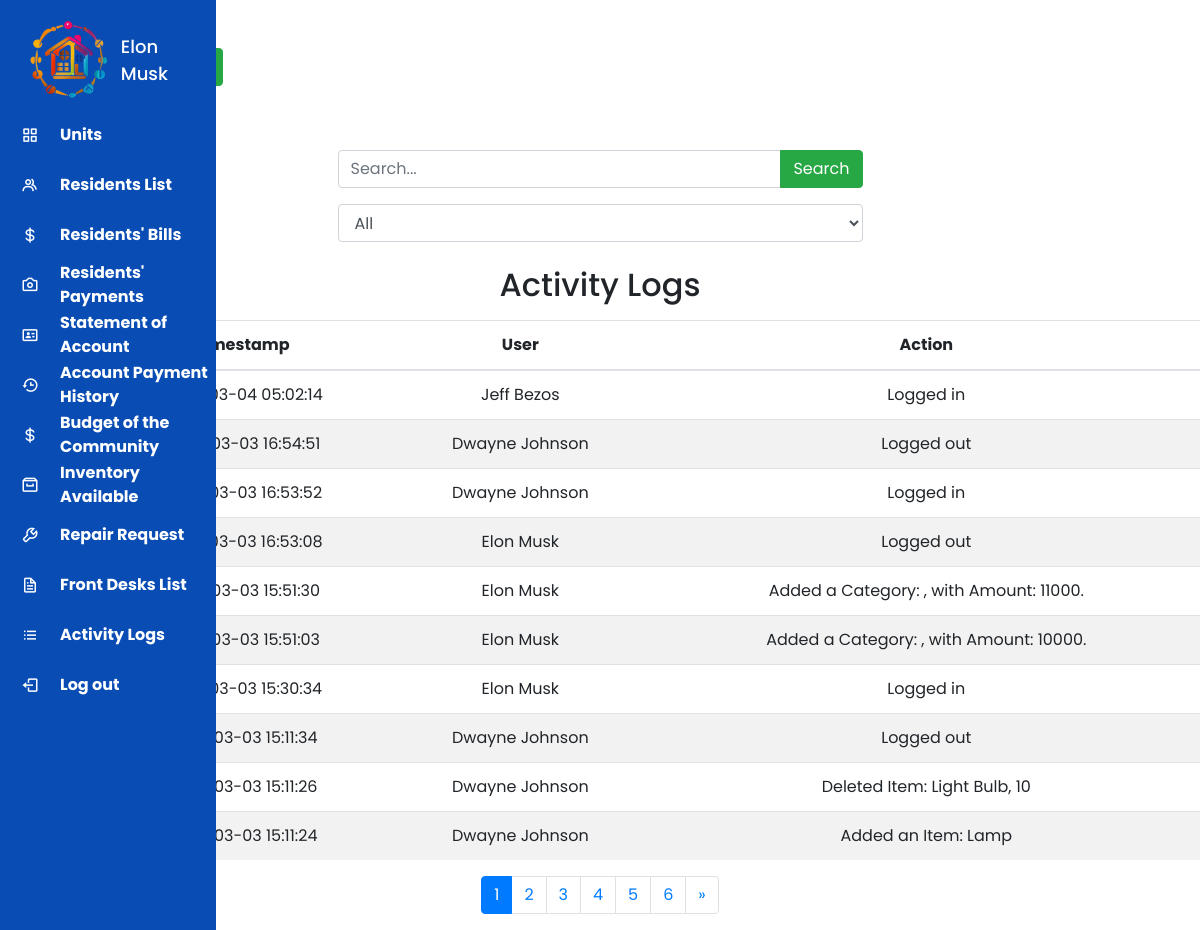
The page /casa_bougainvilla/administrator_dashboard/activitylogs.php (signed in) on the database its author committed.
### tables this page shows
CREATE TABLE `activity_logs` (
  `id` int(11) NOT NULL,
  `timestamp` timestamp NOT NULL DEFAULT current_timestamp(),
  `user` varchar(255) NOT NULL,
  `action` varchar(255) NOT NULL,
  `condominium_id` int(11) DEFAULT NULL,
  `account_number` int(10) NOT NULL
);

### casa_bougainvilla/administrator_dashboard/activitylogs.php (the view, shortened to what this page needs)
<?php
include('../../includes/database.php');
$rowsPerPage = 10;
$page = isset($_GET['page']) ? intval($_GET['page']) : 1;
$offset = ($page - 1) * $rowsPerPage;
$activity_logs_query = "SELECT * FROM activity_logs WHERE condominium_id = 1 ORDER BY timestamp DESC LIMIT $offset, $rowsPerPage";
$totalRows = $mysqli->query("SELECT COUNT(*) as count FROM activity_logs WHERE condominium_id = 1")->fetch_assoc()['count'];
$totalPages = ceil($totalRows / $rowsPerPage);
$activity_logs_result = $mysqli->query($activity_logs_query);
?>
<!DOCTYPE html>
<html lang="en">
<head>
    <link rel="stylesheet" href="https://cdn.jsdelivr.net/npm/bootstrap@4.0.0/dist/css/bootstrap.min.css">
    <link href='https://unpkg.com/boxicons@2.0.7/css/boxicons.min.css' rel='stylesheet'>
    <link rel="stylesheet" type="text/css"
        href="https://cdnjs.cloudflare.com/ajax/libs/jquery.tablesorter/2.31.3/css/theme.bootstrap.min.css">
    <link rel="stylesheet" type="text/css"
        href="https://cdnjs.cloudflare.com/ajax/libs/jquery.tablesorter/2.31.3/css/theme.default.min.css">
</head>
<body>
    <?php include "../../includes/sidebars/administrator_sidebar.php" ?>
    <div class="container">
        <button class="btn btn-success mx-5 my-5"" onclick=" downloadPDF()"><i class='bx bx-printer'></i> Print
            Table</button>
        <div class="container mt-3">
            <div class="row">
                <div class="col-md-6 offset-md-3">
                    <form method="post" action="activitylogs.php">
                        <div class="input-group">
                            <input type="text" name="searchInput" class="form-control" placeholder="Search...">
                            <div class="input-group-append">
                                <button class="btn btn-success" type="submit" name="searchButton">
                                    <i class="bi bi-search"></i> Search
                                </button>
                            </div>
                        </div>
                    </form>
                </div>
            </div>
        </div>
        <div class="container mt-3">
            <div class="row">
                <div class="col-md-6 offset-md-3">
                    <select id="timestampFilter" class="form-control">
                        <option value="all">All</option>
                    </select>
                </div>
            </div>
        </div>
        <div class="print-section">
            <h2 class="mt-4 mb-3" style="white-space: nowrap; text-align: center;">Activity Logs</h2>
            <table id="TableSorter" class="table mx-5">
                <thead>
                    <tr>
                        <th scope="col" style="white-space: nowrap; text-align: center;">
                            <center>Timestamp</center>
                        </th>
                        <th scope="col" style="white-space: nowrap; text-align: center;">
                            <center>User</center>
                        </th>
                        <th scope="col" style="white-space: nowrap; text-align: center;">
                            <center>Action</center>
                        </th>
                    </tr>
                </thead>
                <tbody>
                    <?php
                    while ($log = $activity_logs_result->fetch_assoc()) {
                        echo '<tr>
                            <td style="white-space: nowrap; text-align: center;"><center>' . $log['timestamp'] . '</center></td>
                            <td style="white-space: nowrap; text-align: center;"><center>' . $log['user'] . '</center></td>
                            <td style="white-space: nowrap; text-align: center;"><center>' . $log['action'] . '</center></td>
                        </tr>';
                    }
                    ?>
                </tbody>
            </table>
            <ul class="pagination justify-content-center">
                <?php
                $range = 5;
                $start = max(1, $page - $range);
                $end = min($totalPages, $page + $range);
                for ($i = $start; $i <= $end; $i++) {
                    echo '<li class="page-item ' . ($i == $page ? 'active' : '') . '"><a class="page-link" href="?page=' . $i . '">' . $i . '</a></li>';
                }
                if ($page < $totalPages) {
                    echo '<li class="page-item"><a class="page-link" href="?page=' . ($page + 1) . '">&raquo;</a></li>';
                }
                ?>
            </ul>
        </div>
    </div>
</body>
</html>

### casa_bougainvilla/administrator_dashboard/activitylogs.php (style rules this page uses)
* { margin: 0; padding: 0; box-sizing: border-box; font-family: 'Poppins', sans-serif; }
tbody tr:nth-child(even) { background-color: #f2f2f2; }
tbody tr:nth-child(odd) { background-color: #ffffff; }

### includes/sidebars/administrator_sidebar.php (style rules this page uses)
* { margin: 0; padding: 0; box-sizing: border-box; font-family: 'Poppins', sans-serif; }

### rows shown on the page
activity_logs: timestamp "2024-03-04 05:02:14", user "Jeff Bezos", action "Logged in"
activity_logs: timestamp "2024-03-03 16:54:51", user "Dwayne Johnson", action "Logged out"
activity_logs: timestamp "2024-03-03 16:53:52", user "Dwayne Johnson", action "Logged in"
activity_logs: timestamp "2024-03-03 16:53:08", user "Elon Musk", action "Logged out"
activity_logs: timestamp "2024-03-03 15:51:30", user "Elon Musk", action "Added a Category: , with Amount: 11000."
activity_logs: timestamp "2024-03-03 15:51:03", user "Elon Musk", action "Added a Category: , with Amount: 10000."
activity_logs: timestamp "2024-03-03 15:30:34", user "Elon Musk", action "Logged in"
activity_logs: timestamp "2024-03-03 15:11:34", user "Dwayne Johnson", action "Logged out"
activity_logs: timestamp "2024-03-03 15:11:26", user "Dwayne Johnson", action "Deleted Item: Light Bulb, 10"
activity_logs: timestamp "2024-03-03 15:11:24", user "Dwayne Johnson", action "Added an Item: Lamp"

### other values the page prints
$_SESSION['username'] "Elon Musk"
